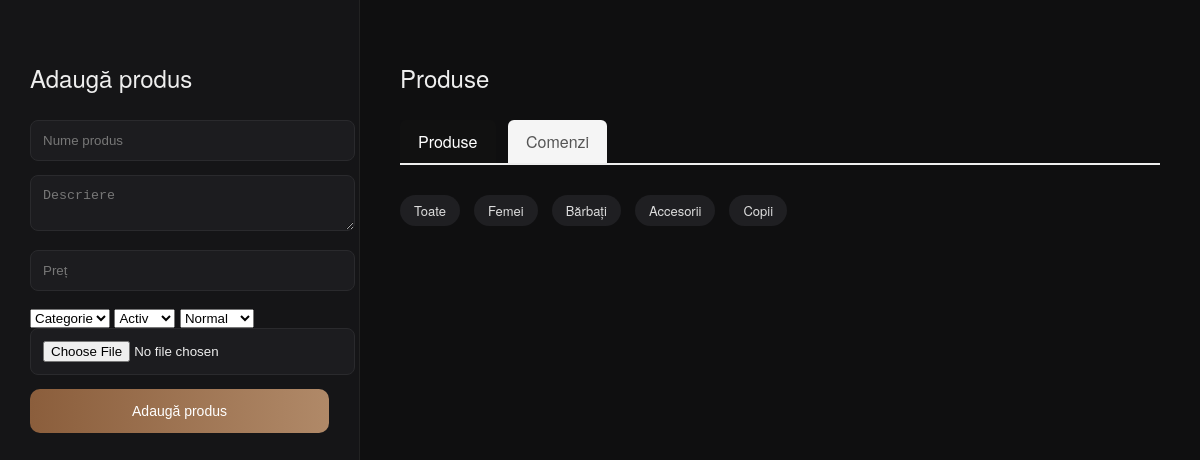
/admin?categorie=Copii, run on an earlier commit of the app's database.
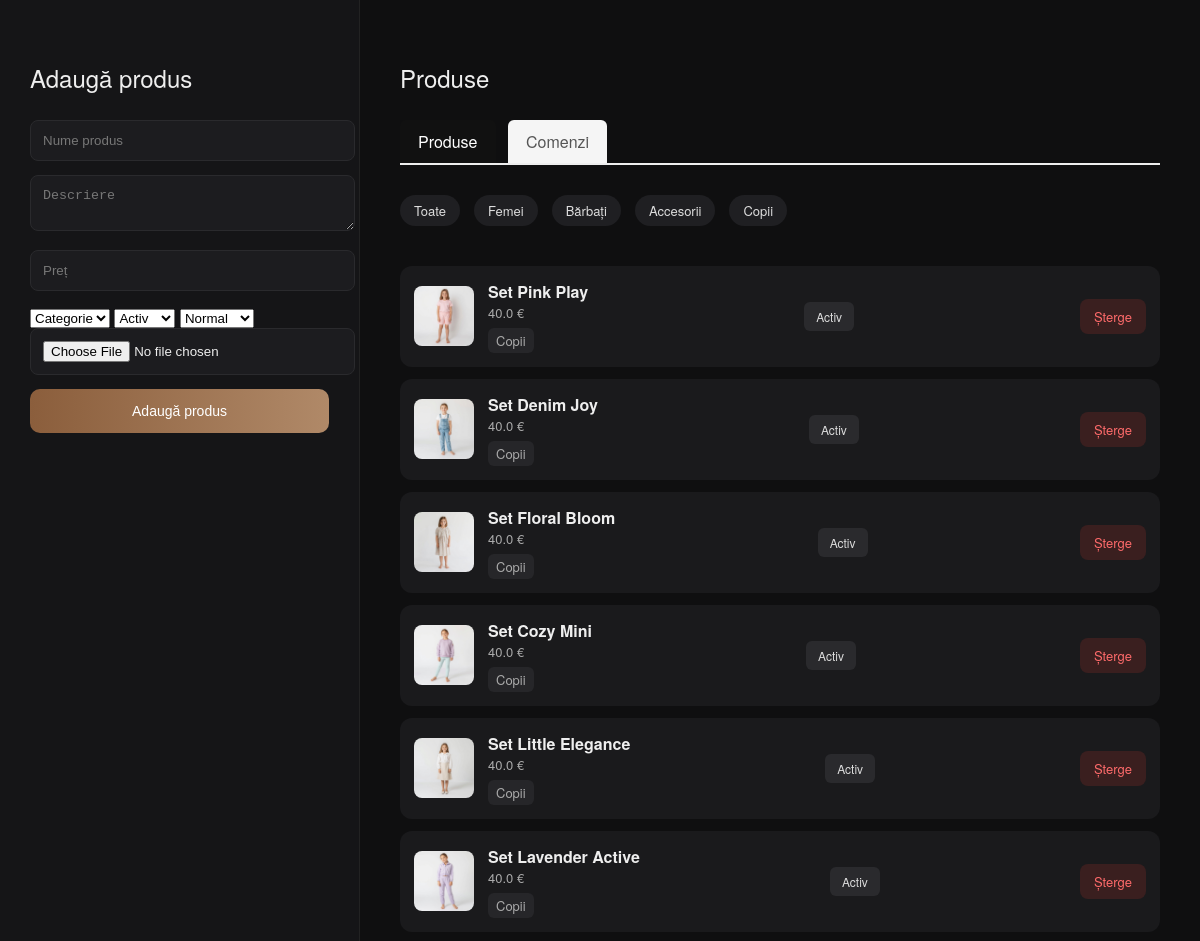
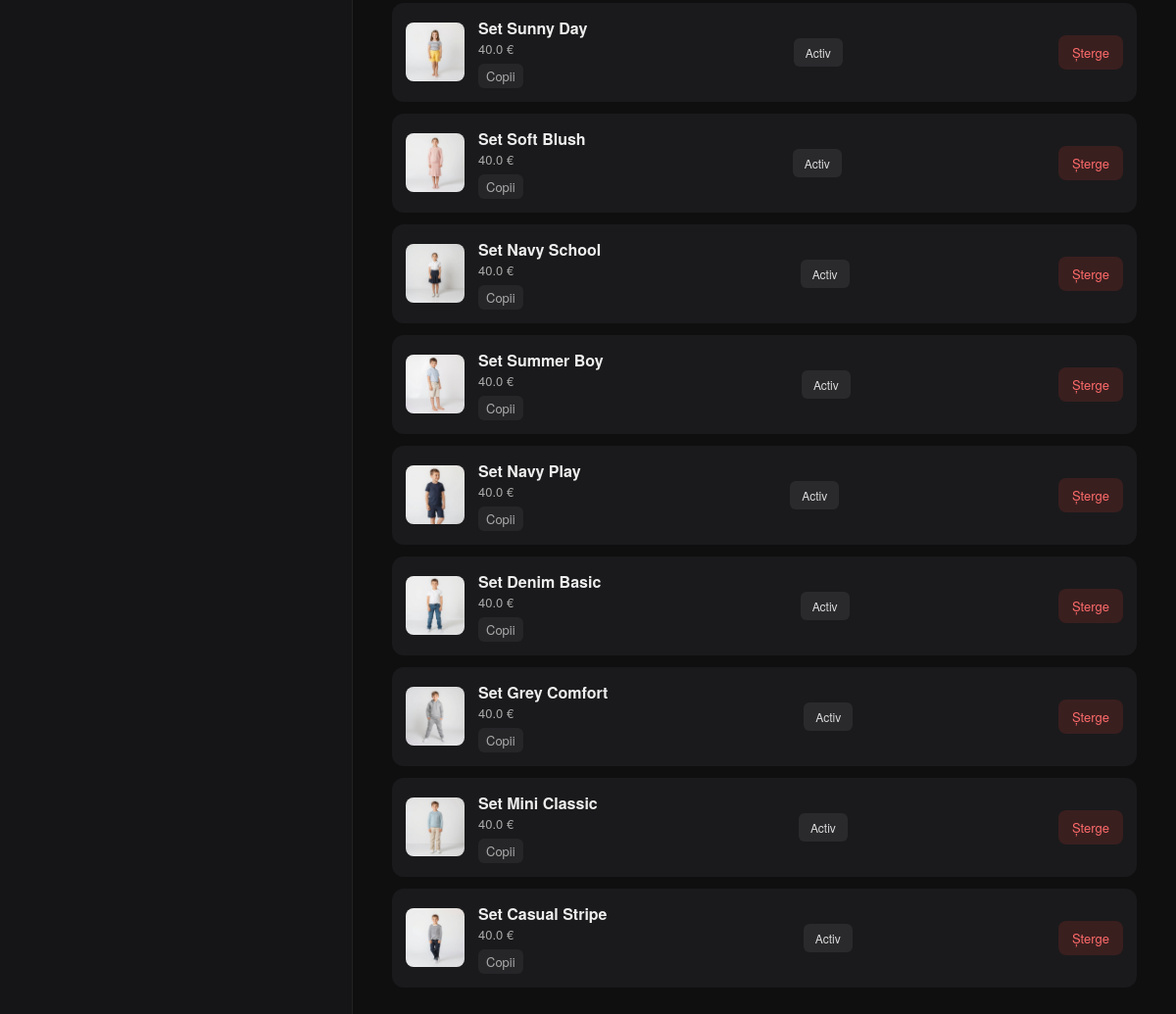
And on a later commit of the database (2 pictures, top to bottom).
### tables this page shows
CREATE TABLE produse (
            id INTEGER PRIMARY KEY AUTOINCREMENT,
            nume TEXT NOT NULL,
            pret REAL NOT NULL,
            imagine TEXT NOT NULL,
            descriere TEXT
        , categorie TEXT, status INTEGER DEFAULT 1, highlight INTEGER DEFAULT 0);

### app.py (the view)
@app.route("/admin")
def admin():
    categorie = request.args.get("categorie")
    db = get_db()
    if categorie and categorie != "Toate":
        produse = db.execute(
            "SELECT * FROM produse WHERE categorie=?",
            (categorie,)
        ).fetchall()
    else:
        produse = db.execute("SELECT * FROM produse").fetchall()
    return render_template("admin.html", produse=produse, categorie=categorie)

### app.py (called while the page is built)
@app.context_processor
def inject_client():
    return dict(
        client_logat="client_id" in session,
        client_nume=session.get("client_nume"),
        client_email=session.get("client_email")
    )

def get_db():
    conn = sqlite3.connect(DATABASE)
    conn.row_factory = sqlite3.Row
    return conn

### templates/admin.html (shortened to what this page needs)
<!DOCTYPE html>
<html lang="ro">
<head>
    <link rel="stylesheet" href="{{ url_for('static', filename='style.css') }}">
</head>
<body class="admin-dark">
<div class="admin-layout">
    <div class="admin-sidebar">
        <h2>Adaugă produs</h2>
        <form method="post" action="/admin/adauga" enctype="multipart/form-data">
            <input type="text" name="nume" placeholder="Nume produs" required>
            <textarea name="descriere" placeholder="Descriere"></textarea>
            <input type="number" step="0.01" name="pret" placeholder="Preț" required>
            <select name="categorie" required>
                <option value="">Categorie</option>
            </select>
            <select name="status">
                <option value="1">Activ</option>
            </select>
            <select name="highlight">
                <option value="0">Normal</option>
            </select>
            <input type="file" name="imagine" accept="image/*" required>
            <button type="submit">Adaugă produs</button>
        </form>
    </div>
    <div class="admin-content">
        <div class="admin-header">
            <h2>Produse</h2>
            <div class="admin-nav">
                <a href="/admin" class="tab active">Produse</a>
                <a href="/admin/comenzi" class="tab">Comenzi</a>
            </div>
            <div class="admin-filter">
                <a href="/admin">Toate</a>
                <a href="/admin?categorie=Femei">Femei</a>
                <a href="/admin?categorie=Bărbați">Bărbați</a>
                <a href="/admin?categorie=Accesorii">Accesorii</a>
                <a href="/admin?categorie=Copii">Copii</a>
            </div>
        </div>
        <div class="admin-list-scroll">
            <div class="admin-table">
                {% for p in produse %}
                <div class="admin-row">
                    <img src="{{ p.imagine }}">
                    <div class="admin-row-info">
                        <strong>{{ p.nume }}</strong>
                        <span>{{ p.pret }} €</span>
                        <div class="admin-badges">
                            <span class="badge-cat">{{ p.categorie }}</span>
                        </div>
                    </div>
                    <a href="/admin/toggle/{{ p.id }}" class="admin-status">
                        {% if p.status == 1 %}
                            Activ
                        {% else %}
                            Inactiv
                        {% endif %}
                    </a>
                    <a href="/admin/sterge/{{ p.id }}" class="admin-delete">Șterge</a>
                </div>
                {% endfor %}
            </div>
        </div>
    </div>
</div>
</body>
</html>

What changed in the data, as far as the page shows it:
added produse: imagine (picture), nume "Set Pink Play", pret "40.0", categorie "Copii", status "Activ"
added produse: imagine (picture), nume "Set Denim Joy", pret "40.0", categorie "Copii", status "Activ"
added produse: imagine (picture), nume "Set Floral Bloom", pret "40.0", categorie "Copii", status "Activ"
added produse: imagine (picture), nume "Set Cozy Mini", pret "40.0", categorie "Copii", status "Activ"
added produse: imagine (picture), nume "Set Little Elegance", pret "40.0", categorie "Copii", status "Activ"
added produse: imagine (picture), nume "Set Lavender Active", pret "40.0", categorie "Copii", status "Activ"
added produse: imagine (picture), nume "Set Sunny Day", pret "40.0", categorie "Copii", status "Activ"
added produse: imagine (picture), nume "Set Soft Blush", pret "40.0", categorie "Copii", status "Activ"
added produse: imagine (picture), nume "Set Navy School", pret "40.0", categorie "Copii", status "Activ"
added produse: imagine (picture), nume "Set Summer Boy", pret "40.0", categorie "Copii", status "Activ"
added produse: imagine (picture), nume "Set Navy Play", pret "40.0", categorie "Copii", status "Activ"
added produse: imagine (picture), nume "Set Denim Basic", pret "40.0", categorie "Copii", status "Activ"
added produse: imagine (picture), nume "Set Grey Comfort", pret "40.0", categorie "Copii", status "Activ"
added produse: imagine (picture), nume "Set Mini Classic", pret "40.0", categorie "Copii", status "Activ"
added produse: imagine (picture), nume "Set Casual Stripe", pret "40.0", categorie "Copii", status "Activ"
